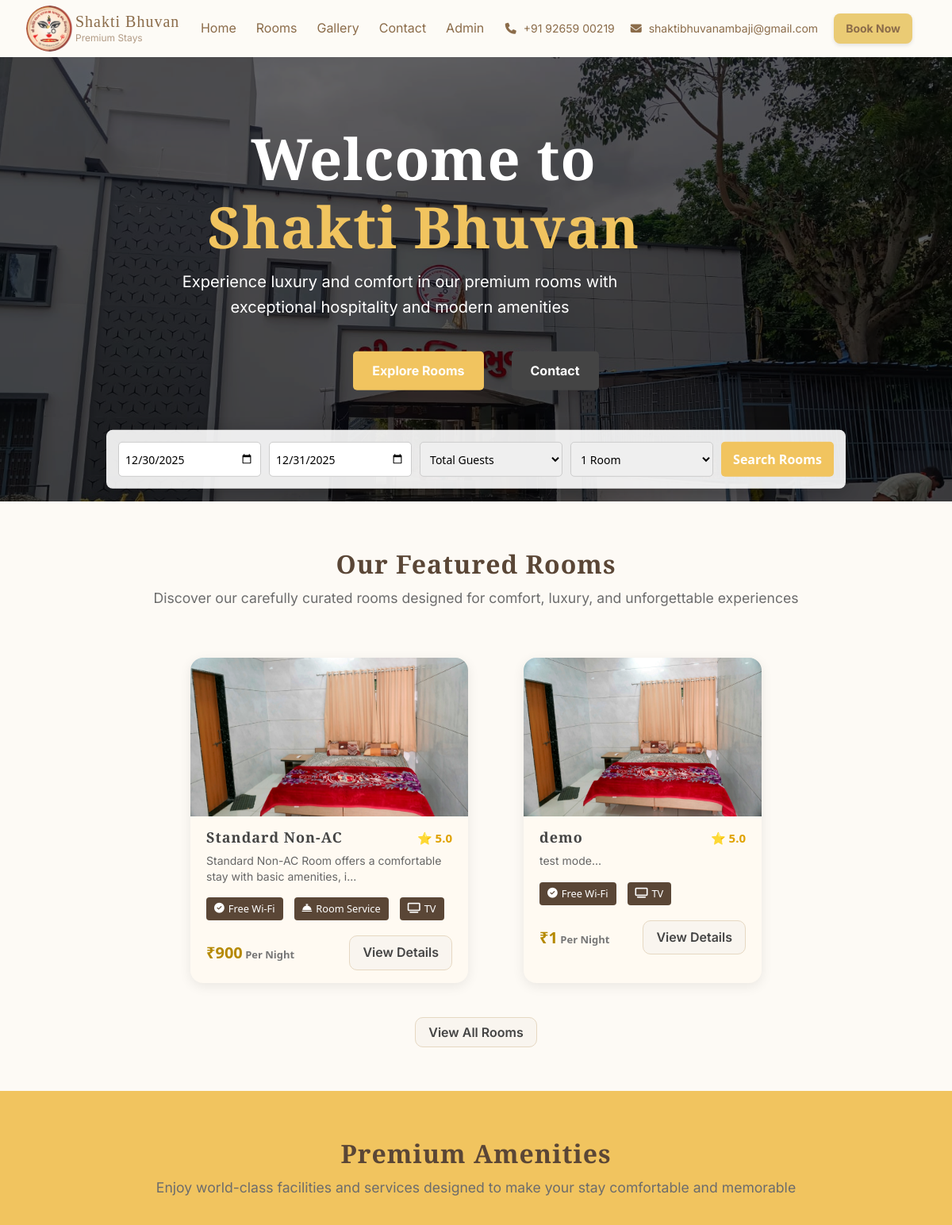
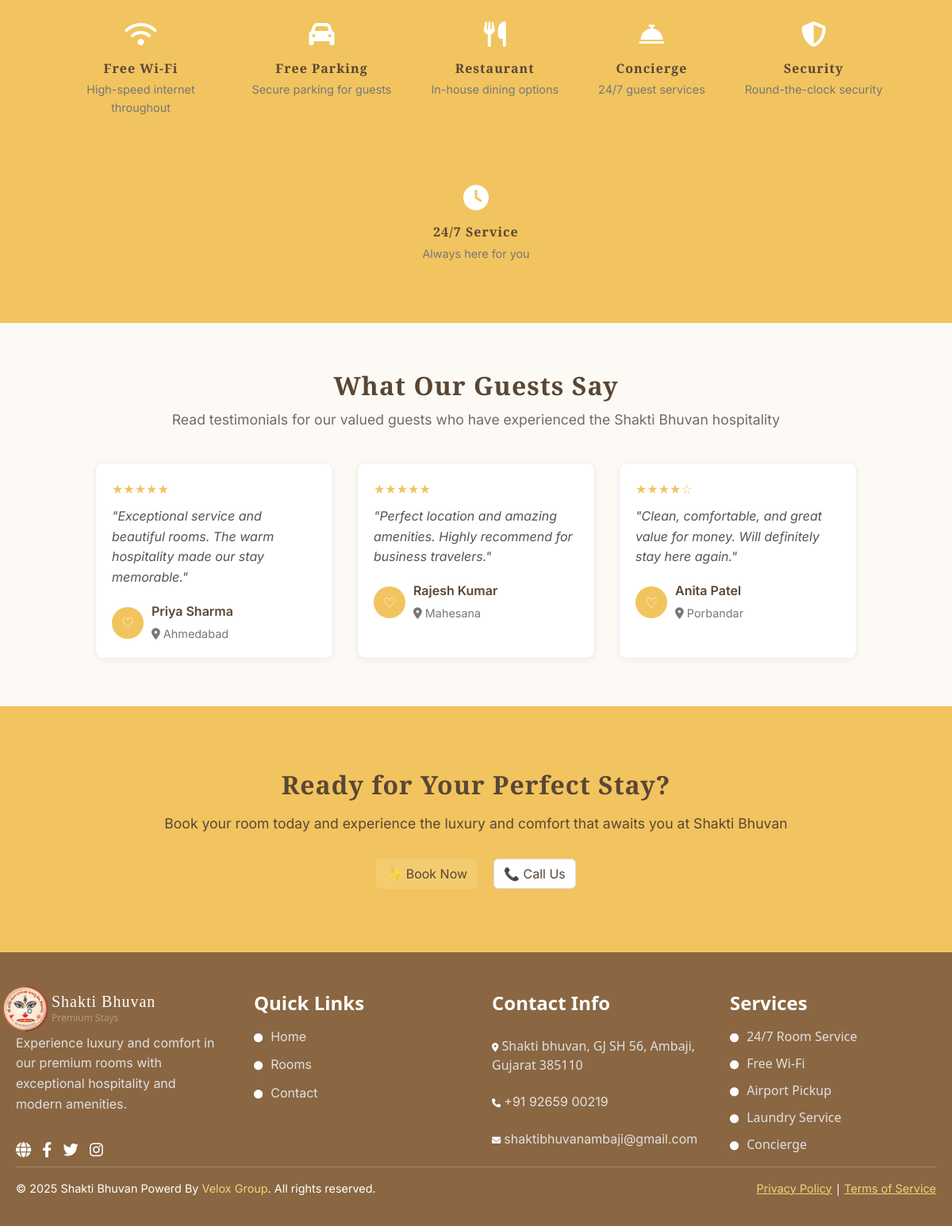
The page / on the database its author committed (2 pictures, top to bottom).
### tables this page shows
CREATE TABLE `rooms` (
  `id` int(11) NOT NULL,
  `name` varchar(255) NOT NULL,
  `description` text DEFAULT NULL,
  `price` decimal(10,2) DEFAULT NULL,
  `discount_price` decimal(10,2) DEFAULT NULL,
  `extra_bed_price` decimal(10,2) DEFAULT 0.00,
  `max_extra_beds` int(11) DEFAULT 0,
  `size` varchar(50) DEFAULT NULL,
  `bed_type` varchar(100) DEFAULT NULL,
  `guests` varchar(50) DEFAULT NULL,
  `floor` varchar(50) DEFAULT NULL,
  `rating` decimal(2,1) DEFAULT NULL,
  `reviews` int(11) DEFAULT NULL,
  `image` varchar(255) DEFAULT NULL,
  `ac_status` enum('AC','Non-AC') DEFAULT 'AC',
  `amenities` text DEFAULT NULL,
  `features` text DEFAULT NULL,
  `policies` text DEFAULT NULL,
  `created_at` timestamp NOT NULL DEFAULT current_timestamp(),
  `status` enum('Available','Occupied','Cleaning') DEFAULT 'Available'
);

### index.php (the view, shortened to what this page needs)
<?php
include 'db.php';
$result = $conn->query("SELECT background_image FROM hero_section");
$images = [];
while ($row = $result->fetch_assoc()) {
    $images[] = $row['background_image'];
}
function getAmenityIcon($name) {
    $name = strtolower(trim($name));
    if (strpos($name, 'tv') !== false) return 'fa-tv';
    if (strpos($name, 'service') !== false) return 'fa-concierge-bell';
    return 'fa-check-circle';
}
$query = "SELECT * FROM rooms WHERE status='Available' ORDER BY rating DESC LIMIT 3";
$result = mysqli_query($conn, $query);
?>
<!DOCTYPE html>
<html lang="en">
<head>
    <link rel="stylesheet" href="./assets/css/style.css">
    <link rel="stylesheet" href="./assets/css/navbar.css">
</head>
<body>
    <?php include 'header.php'; ?>
    <div class="hero-section" id="hero-section">
        <div class="hero-slider">
            <?php if (!empty($images)): ?>
            <?php foreach ($images as $index => $image): ?>
            <div class="slide <?php echo $index === 0 ? 'active' : ''; ?>"
                style="background-image: url('<?php echo $image; ?>');"></div>
            <?php endforeach; ?>
            <?php else: ?>
            <div class="slide active" style="background-image: url('assets/images/default-hero.jpg');"></div>
            <?php endif; ?>
        </div>
        <div class="hero-content">
            <h1>Welcome to <br><span style="color: #f1c45f;">Shakti Bhuvan</span></h1>
            <p>Experience luxury and comfort in our premium rooms with exceptional hospitality and modern amenities</p>
            <div class="hero-buttons">
                <button class="explore-btn">
                    <a href="rooms.php" style="color: #fff; text-decoration: none;">Explore Rooms</a>
                </button>
                <button class="contact-btn">
                    <a href="contact.php" style="color: #fff; text-decoration: none;">Contact</a>
                </button>
            </div>
            <form action="search.php" method="POST">
                <div class="search-box">
                    <input type="date" name="checkin" id="checkin" required>
                    <input type="date" name="checkout" id="checkout" required>
                    <select name="guests" required>
                        <option value="">Total Guests</option>
                    </select>
                    <select name="rooms_needed" required>
                        <option value="1">1 Room</option>
                    </select>
                    <button type="submit">Search Rooms</button>
                </div>
            </form>
        </div>
    </div>
    <section class="featured-rooms">
        <h2 class="section-title">Our Featured Rooms</h2>
        <p class="section-subtitle">
            Discover our carefully curated rooms designed for comfort, luxury, and unforgettable experiences
        </p>
        <div class="rooms-container">
            <?php if ($result && mysqli_num_rows($result) > 0): ?>
            <?php while ($row = mysqli_fetch_assoc($result)): ?>
            <?php
                    $images = !empty($row['image']) ? explode(',', $row['image']) : [];
                    $firstImage = !empty($images[0]) ? trim($images[0]) : 'default.jpg';
                ?>
            <div class="room-card">
                <img src="uploads/<?php echo htmlspecialchars($firstImage); ?>"
                    alt="<?php echo htmlspecialchars($row['name']); ?>" class="room-img">
                <div class="room-content">
                    <div class="room-header">
                        <h3><?php echo htmlspecialchars($row['name']); ?></h3>
                        <span class="rating">⭐ <?php echo htmlspecialchars($row['rating'] ?? '4.5'); ?></span>
                    </div>
                    <p class="room-desc">
                        <?php echo htmlspecialchars(substr($row['description'], 0, 70)); ?>...
                    </p>
                    <div class="features" style="display: flex; gap: 10px; flex-wrap: wrap; margin-top: 10px;">
                        <?php
                    $amenities = !empty($row['amenities']) ? explode(',', $row['amenities']) : [];
                    foreach(array_slice($amenities, 0, 4) as $amenity):
                ?>
                        <span class="tag"
                            style="background: #5a4636; color: #fff; padding: 5px 10px; border-radius: 4px; font-size: 0.8rem; display: flex; align-items: center; gap: 5px;">
                            <i class="fas <?php echo getAmenityIcon($amenity); ?>" style="color: #fff;"></i>
                            <?php echo htmlspecialchars(trim($amenity)); ?>
                        </span>
                        <?php endforeach; ?>
                    </div>
                    <div class="room-footer">
                        <span class="price">₹<?php echo (int)$row['discount_price']; ?><small> Per Night</small></span>
                        <a href="View_Details.php?id=<?php echo $row['id']; ?>" class="view_btn">View Details</a>
                    </div>
                </div>
            </div>
            <?php endwhile; ?>
            <?php else: ?>
            <p class="no-rooms">No rooms found at the moment. Please check back later!</p>
            <?php endif; ?>
        </div>
        <div class="view-all">
            <a href="rooms.php" class="view_btn">View All Rooms</a>
        </div>
    </section>
    <section class="amenities">
        <h2 class="section-title">Premium Amenities</h2>
        <p class="section-subtitle">
            Enjoy world-class facilities and services designed to make your stay comfortable and memorable
        </p>
        <div class="amenities-container">
            <div class="amenity">
                <div class="icon"><i class="fas fa-wifi"></i></div>
                <h3>Free Wi-Fi</h3>
                <p>High-speed internet throughout</p>
            </div>
            <div class="amenity">
                <div class="icon"><i class="fas fa-car"></i></div>
                <h3>Free Parking</h3>
                <p>Secure parking for guests</p>
            </div>
            <div class="amenity">
                <div class="icon"><i class="fas fa-utensils"></i></div>
                <h3>Restaurant</h3>
                <p>In-house dining options</p>
            </div>
            <div class="amenity">
                <div class="icon"><i class="fas fa-concierge-bell"></i></div>
                <h3>Concierge</h3>
                <p>24/7 guest services</p>
            </div>
            <div class="amenity">
                <div class="icon"><i class="fas fa-shield-alt"></i></div>
                <h3>Security</h3>
                <p>Round-the-clock security</p>
            </div>
            <div class="amenity">
                <div class="icon"><i class="fas fa-clock"></i></div>
                <h3>24/7 Service</h3>
                <p>Always here for you</p>
            </div>
        </div>
    </section>
    <section class="testimonials">
        <h2 class="section-title">What Our Guests Say</h2>
        <p class="section-subtitle">
            Read testimonials for our valued guests who have experienced the Shakti Bhuvan hospitality
        </p>
        <div class="testimonials-container">
            <div class="testimonial-card">
                <div class="testimonial-header">
                    <span class="stars">★★★★★</span>
                </div>
                <p class="testimonial-text">
                    "Exceptional service and beautiful rooms. The warm hospitality made our stay memorable."
                </p>
                <div class="testimonial-user">
                    <div class="user-icon">♡</div>
                    <div>
                        <h4>Priya Sharma</h4>
                        <span class="location"><i class="fa-solid fa-location-dot"></i> Ahmedabad</span>
                    </div>
                </div>
            </div>
            <div class="testimonial-card">
                <div class="testimonial-header">
                    <span class="stars">★★★★★</span>
                </div>
                <p class="testimonial-text">
                    "Perfect location and amazing amenities. Highly recommend for business travelers."
                </p>
                <div class="testimonial-user">
                    <div class="user-icon">♡</div>
                    <div>
                        <h4>Rajesh Kumar</h4>
                        <span class="location"><i class="fa-solid fa-location-dot"></i> Mahesana</span>
                    </div>
                </div>
            </div>
            <div class="testimonial-card">
                <div class="testimonial-header">
                    <span class="stars">★★★★☆</span>
                </div>
                <p class="testimonial-text">
                    "Clean, comfortable, and great value for money. Will definitely stay here again."
                </p>
                <div class="testimonial-user">
                    <div class="user-icon">♡</div>
                    <div>
                        <h4>Anita Patel</h4>
                        <span class="location"><i class="fa-solid fa-location-dot"></i> Porbandar</span>
                    </div>
                </div>
            </div>
        </div>
    </section>
    <section class="cta">
        <h2>Ready for Your Perfect Stay?</h2>
        <p>
            Book your room today and experience the luxury and comfort that awaits you at Shakti Bhuvan
        </p>
        <div class="cta-buttons">
            <a href="rooms.php" class="btn book">✨ Book Now</a>
            <a href="tel:+9192659 00219" class="btn call">📞 Call Us</a>
        </div>
    </section>
    <?php include 'footer.php'; ?>
    <link rel="stylesheet" href="https://cdnjs.cloudflare.com/ajax/libs/font-awesome/6.4.0/css/all.min.css">
</body>
</html>

### assets/css/footer.css (style rules this page uses)
.location { font-size: 0.9rem; color: #777; }

### index.php (style rules this page uses)
.amenity .fas, .testimonial-user .fas, .cta .fas, .footer-col .fas, .footer-col .fab { color: #ffffff; margin-top: 20px; margin-right: 0px; }
.amenity .icon { font-size: 2rem; margin-bottom: 0px; display: block; }
.hero-section { position: relative; height: 100vh; color: white; display: flex; flex-direction: column; justify-content: center; align-items: center; text-align: center; background-size: cover; background-position: center; transition: background 1s ease-in-out; }
.hero-buttons button { margin: 10px; padding: 12px 24px; border: none; cursor: pointer; font-weight: bold; border-radius: 5px; }
.explore-btn { background: #f1c45f; }
.contact-btn { background: #444; color: white; }
.search-box { background: rgba(255, 255, 255, 0.9); padding: 15px; margin-top: 20px; border-radius: 8px; display: flex; gap: 10px; }
.search-box input, .search-box select { padding: 8px; border-radius: 5px; border: 1px solid #ccc; }
.search-box button { background: #f1c45f; border: none; padding: 10px 15px; font-weight: bold; border-radius: 5px; cursor: pointer; }
.hero-section { position: relative; color: #fff; overflow: hidden; height: 70vh; background-position: center center; background-size: cover; }
.hero-slider { position: absolute; top: 0; left: 0; width: 100%; height: 100%; }
.hero-slider .slide { position: absolute; top: 0; left: 0; width: 100%; height: 100%; background-size: cover; background-position: center; opacity: 0; transition: opacity 1s ease-in-out; }
.hero-slider .slide.active { opacity: 1; }
.hero-content { position: relative; z-index: 2; text-align: center; top: 50%; transform: translateY(-50%); }
.hero-section::after { content: ""; position: absolute; top: 0; left: 0; width: 100%; height: 100%; background: rgba(0, 0, 0, 0.4); z-index: 1; }
.hero-buttons { margin-top: 20px; display: flex; justify-content: center; gap: 15px; }

### rows shown on the page
rooms: name "Standard Non-AC", rating "5.0", description "Standard Non-AC Room offers a comfortable stay with basic amenities, i", amenities "Free Wi-Fi", amenities "Room Service", amenities "TV", discount_price "900"
rooms: image (picture), name "demo", rating "5.0", description "test mode", amenities "Free Wi-Fi", amenities "TV", discount_price "1"
